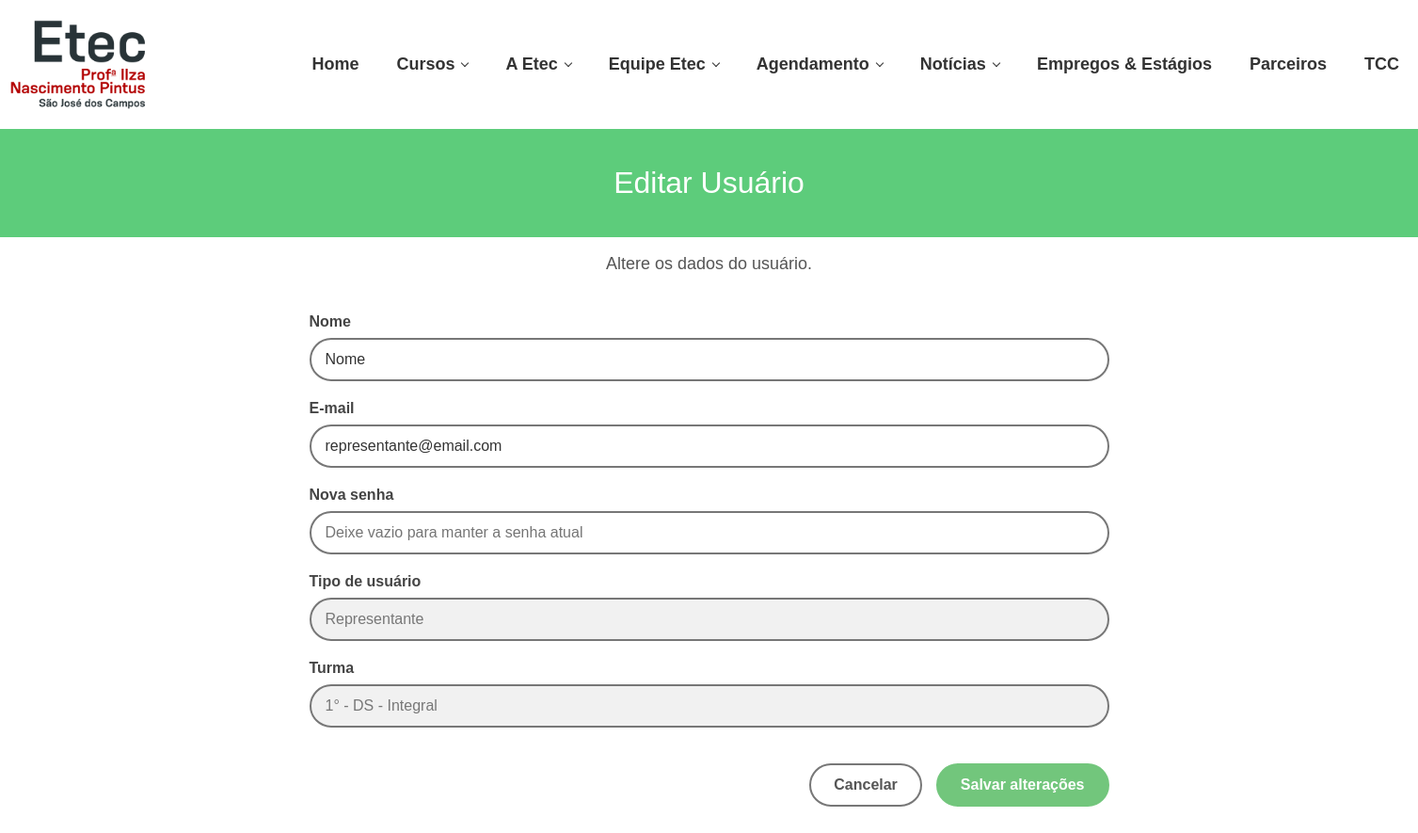
The page /php/editar_usuario.php?tipo=representante&id=1 (signed in) on the database its author committed.
### tables this page shows
create table representante (
id_representante int primary key auto_increment,
nome varchar (100) not null,
email varchar (80) not null,
senha varchar (20)  not null,
id_turma int not null,
foreign key (id_turma) references turma (id_turma)
);

create table turma (
id_turma int primary key auto_increment,
serie ENUM('1°', '2°', '3°'),
curso ENUM('DS', 'ADM', 'AUT', 'RH'),
id_coordenador int not null,
foreign key (id_coordenador) references coordenador (id_coordenador)
);

### php/editar_usuario.php (the view, shortened to what this page needs)
<?php
require_once __DIR__ . "/conexao.php";
$tipo = $_GET["tipo"];
$id = intval($_GET["id"]);
$tabelas = [
    "administrador" => [
        "tabela" => "administrador",
        "id" => "id_administrador"
    ],
    "coordenador" => [
        "tabela" => "coordenador",
        "id" => "id_coordenador"
    ],
    "professor" => [
        "tabela" => "professor",
        "id" => "id_professor"
    ],
    "representante" => [
        "tabela" => "representante",
        "id" => "id_representante"
    ],
    "gestao" => [
        "tabela" => "gestao",
        "id" => "id_gestao"
    ]
];
$tabela = $tabelas[$tipo]["tabela"];
$campoId = $tabelas[$tipo]["id"];
                ?>
        <?php
if ($tipo == "representante") {
    $sql = "
        SELECT
            r.*,
            t.serie,
            t.curso,
            t.periodo
        FROM representante r
        LEFT JOIN turma t
            ON r.id_turma = t.id_turma
        WHERE r.id_representante = ?
    ";
} else {
    $sql = "
        SELECT *
        FROM $tabela
        WHERE $campoId = ?
    ";
}
$stmt = $conn->prepare($sql);
$stmt->bind_param(
    "i",
    $id
);
$stmt->execute();
$resultado = $stmt->get_result();
$usuario = $resultado->fetch_assoc();
?>
<!DOCTYPE html>
<html lang="pt-br">
<head>
    <link
        rel="stylesheet"
        href="../css/editar_usuario.css">
</head>
<body>
<header class="menu">
    <div class="logo">
        <img src="../logo.png">
    </div>
    <nav>
        <nav>
        <a href="">Home</a>
        <a href="#" class="has-submenu">
            Cursos
        </a>
        <a href="#" class="has-submenu">
            A Etec
        </a>
        <a href="#" class="has-submenu">
            Equipe Etec
        </a>
        <li>
            <a
                href="../selecionar_lab.html"
                class="has-submenu">
                Agendamento
            </a>
        </li>
        <a href="#" class="has-submenu">Notícias</a>
        <a href="">Empregos & Estágios</a>
        <a href="">Parceiros</a>
        <a href=""> TCC</a>
    </nav>
</header>
    <section class="titulo">
        <h1>Editar Usuário</h1>
    </section>
    <br>
    <p class="subtitulo">
        Altere os dados do usuário.
    </p>
    <main class="container">
    <form
        method="POST"
        class="formulario">
        <label for="nome">
            Nome
        </label>
        <input
            type="text"
            name="nome"
            id="nome"
            value="<?php echo htmlspecialchars($usuario["nome"]); ?>"
            required
        >
        <label for="email">
            E-mail
        </label>
        <input
            type="email"
            name="email"
            id="email"
            value="<?php echo htmlspecialchars($usuario["email"]); ?>"
            required
        >
        <label for="senha">
            Nova senha
        </label>
        <input
            type="password"
            name="senha"
            id="senha"
            placeholder="Deixe vazio para manter a senha atual"
        >
        <label for="novo_tipo">
            Tipo de usuário
        </label>
        <?php if ($tipo == "professor"): ?>
            <select
                name="novo_tipo"
                id="novo_tipo"
                onchange="mostrarCurso()"
            >
                <option
                    value="professor"
                    selected>
                    Professor
                </option>
                <option
                    value="coordenador">
                    Coordenador
                </option>
            </select>
            <div
                id="campoCurso"
                style="display: none;">
                <label for="curso">
                    Curso
                </label>
                <select
                    name="curso"
                    id="curso"
                >
                    <option value="">
                        Selecione o curso
                    </option>
                    <option value="DS">
                        Desenvolvimento de Sistemas
                    </option>
                    <option value="ADM">
                        Administração
                    </option>
                    <option value="AUT">
                        Automação
                    </option>
                    <option value="RH">
                        Recursos Humanos
                    </option>
                </select>
            </div>
<?php else: ?>
    <input
        type="text"
        id="tipo"
        value="<?php echo ucfirst($tipo); ?>"
        disabled
    >
    <?php if ($tipo == "representante"): ?>
        <label for="turma">
            Turma
        </label>
        <input
            type="text"
            id="turma"
            value="<?php
                $turmaTexto =
                    ($usuario["serie"] ?? "") .
                    " - " .
                    ($usuario["curso"] ?? "") .
                    " - ";
                if (($usuario["periodo"] ?? "") == "I") {
                    $turmaTexto .= "Integral";
                } elseif (($usuario["periodo"] ?? "") == "N") {
                    $turmaTexto .= "Noturno";
                } else {
                    $turmaTexto .= "Não informado";
                }
                echo htmlspecialchars($turmaTexto);
            ?>"
            disabled
        >
    <?php endif; ?>
<?php endif; ?>
        <div class="botoes">
            <button
                type="button"
                class="cancelar"
                onclick="window.location.href='gerenciar_usuarios.php';">
                Cancelar
            </button>
            <button
                type="submit"
                class="salvar">
                Salvar alterações
            </button>
        </div>
    </form>
</main>
</body>
</html>

### css/editar_usuario.css (style rules this page uses)
* { margin:0; padding:0; box-sizing:border-box; font-family:Arial, Helvetica, sans-serif; }
body { background:white; overflow-x:hidden; }
header { width:100%; height:137px; background:#fff; display:flex; align-items:center; border-bottom:none !important; box-shadow:none !important; padding:0; }
.logo { width:360px; height:137px; display:flex; justify-content:flex-end; align-items:center; padding-right:65px; }
.logo img { width:auto; height:95px; object-fit:contain; }
nav { height:100%; display:flex; align-items:center; gap:0; margin-left:45px; }
nav a { height:42px; display:flex; align-items:center; padding:0 20px; text-decoration:none; color:#333; font-size:18px; font-weight:bold; white-space:nowrap; }
nav a.has-submenu::after { content:""; width:5px; height:5px; border-right:1px solid #333; border-bottom:1px solid #333; transform:rotate(45deg); margin-left:8px; margin-top:-3px; }
nav ul, nav li { list-style:none; margin:0; padding:0; }
nav li { position:relative; }
.titulo { width:100%; height:115px; background:#5dcc7b; color:white; display:flex; align-items:center; justify-content:center; text-align:center; padding:0; }
.titulo h1 { margin:0; padding:0; font-weight:normal; font-size:32px; }
.container { width: 90%; max-width: 850px; margin: 30px auto 50px; }
.subtitulo { text-align: center; color: #555; font-size: 18px; margin-bottom: 30px; }
.formulario { display: flex; flex-direction: column; gap: 8px; }
.formulario label { margin-top: 12px; font-size: 16px; font-weight: bold; color: #444; }
.formulario input, .formulario select { width: 100%; height: 46px; padding: 0 15px; border: 2px solid #777; border-radius: 25px; background: #fff; color: #333; font-size: 16px; outline: none; transition: .2s; }
.formulario input:disabled { background: #f1f1f1; color: #777; cursor: not-allowed; }
.botoes { display: flex; justify-content: flex-end; gap: 15px; margin-top: 30px; }
.botoes button, .botoes a { min-height: 46px; padding: 11px 24px; border-radius: 25px; font-size: 16px; font-weight: bold; cursor: pointer; text-decoration: none; transition: .2s; }
.botoes button { border: 2px solid #72c67c; background: #72c67c; color: #fff; }
.cancelar { border: 2px solid #777 !important; background: #fff !important; color: #555 !important; }

### rows shown on the page
representante: nome "Nome", email "representante@email.com", id_turma.periodo "1° - DS - Integral"
